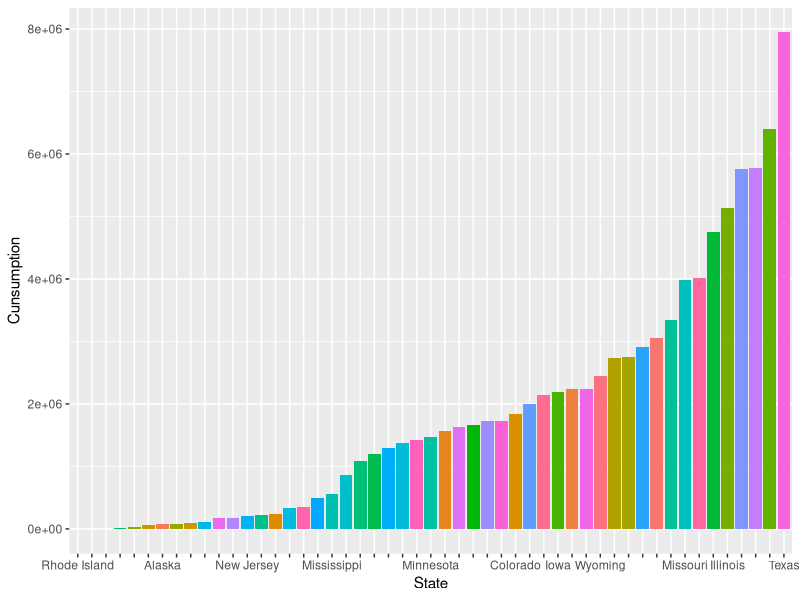

The R script that drew this image: (Note: this script raises an error after producing the figure.)
## ---- chunk 1
install.packages("ggpubr")
## ---- chunk 2
library(tidyverse)
library(ggplot2)
library(ggpubr)
## ---- chunk 3
data <- read_csv("Energy Census and Economic Data US 2010-2014.csv")
## ---- chunk 4
head(data)
str(data)
## ---- chunk 5
#remove NA
data=na.omit(data)
## ---- chunk 6
#Filter data for coalC
coalC<-data%>%
  select("StateCodes","State","Region","Division","Coast",`Great Lakes`,"CoalC2010","CoalC2011","CoalC2012","CoalC2013","CoalC2014")%>%
  pivot_longer(c("CoalC2010","CoalC2011","CoalC2012","CoalC2013","CoalC2014"), names_to = "Year", values_to = "CoalConsumption")
#Clean Year CoalC
coalC$Year<-gsub("CoalC","",as.character(coalC$Year))
#Display the outcome
coalC

#Filter data for coalP
coalP<-data%>%
  select("StateCodes","CoalP2010","CoalP2011","CoalP2012","CoalP2013","CoalP2014")%>%
  pivot_longer(c("CoalP2010","CoalP2011","CoalP2012","CoalP2013","CoalP2014"), names_to = "Year", values_to = "CoalProduction")
#Clean Year coalP
coalP$Year<-gsub("CoalP","",as.character(coalP$Year))
#Display the outcome
coalP

#Filter data for coalE
coalE<-data%>%
  select("StateCodes","CoalE2010","CoalE2011","CoalE2012","CoalE2013","CoalE2014")%>%
  pivot_longer(c("CoalE2010","CoalE2011","CoalE2012","CoalE2013","CoalE2014"), names_to = "Year", values_to = "CoalEarning")
#Clean Year coalE
coalE$Year<-gsub("CoalE","",as.character(coalE$Year))
#Display the outcome
coalE

#Filter data for coalPrice
coalPrice<-data%>%
  select("StateCodes","CoalPrice2010","CoalPrice2011","CoalPrice2012","CoalPrice2013","CoalPrice2014")%>%
  pivot_longer(c("CoalPrice2010","CoalPrice2011","CoalPrice2012","CoalPrice2013","CoalPrice2014"), names_to = "Year", values_to = "CoalPrice")
#Clean Year coalPrice
coalPrice$Year<-gsub("CoalPrice","",as.character(coalPrice$Year))
#Display the outcome
coalPrice

## ---- chunk 7
#Join four Tables into one
coal<-left_join(coalC,coalP,by=c('StateCodes','Year'))
coal<-left_join(coal,coalE,by=c('StateCodes','Year'))
coal<-left_join(coal,coalPrice,by=c('StateCodes','Year'))
coal<-coal%>%
  mutate(CumCoalConsumption=cumsum(CoalConsumption))%>%
  mutate(CumCoalProduction=cumsum(CoalProduction))%>%
  mutate(CumCoalEarning=cumsum(CoalEarning))%>%
  mutate(CumCoalPrice=cumsum(CoalPrice))
coal
## ---- chunk 8
#Rank top 5 state of Coal Consumption each year. (Bar plot)
#Overall
coalCgeneral<-ggplot(data=coal,aes(y=CoalConsumption,x=reorder(State,CoalConsumption)))+geom_col(aes(fill=State))+
  scale_x_discrete(guide = guide_axis(check.overlap = TRUE))+
  labs(
    x="State",
    y="Cunsumption"
  )+
  theme(legend.position = 'none')
coalgeneral+facet_grid(Year ~.)
#Top 5 city in coalC2010
coalC2010<-coal%>%
  filter(Year==2010)%>%
  arrange(desc(CoalConsumption))%>%
  slice(1:5)%>%
  ggplot(aes(x=reorder(State,CoalConsumption),y=CoalConsumption))+geom_col(aes(fill=State))+
  labs(
    x="State",
    y="Cunsumption"
  )+
  theme(legend.position = 'none')+
  coord_flip()
coalC2010

#Top 5 city in coal2011
coalC2011<-coal%>%
  filter(Year==2011)%>%
  arrange(desc(CoalConsumption))%>%
  slice(1:5)%>%
  ggplot(aes(x=reorder(State,CoalConsumption),y=CoalConsumption))+geom_col(aes(fill=State))+
  labs(
    x="State",
    y="Cunsumption"
  )+
  theme(legend.position = 'none')+
  coord_flip()
coalC2011

#Top 5 city in coal2012
coalC2012<-coal%>%
  filter(Year==2012)%>%
  arrange(desc(CoalConsumption))%>%
  slice(1:5)%>%
  ggplot(aes(x=reorder(State,CoalConsumption),y=CoalConsumption))+geom_col(aes(fill=State))+
  labs(
    x="State",
    y="Cunsumption"
  )+
  theme(legend.position = 'none')+
  coord_flip()
coalC2012
#Top 5 city in coal2013
coalC2013<-coal%>%
  filter(Year==2013)%>%
  arrange(desc(CoalConsumption))%>%
  slice(1:5)%>%
  ggplot(aes(x=reorder(State,CoalConsumption),y=CoalConsumption))+geom_col(aes(fill=State))+
  labs(
    x="State",
    y="Cunsumption"
  )+
  theme(legend.position = 'none')+
  coord_flip()
coalC2013
#Top 5 city in coal2014
coalC2014<-coal%>%
  filter(Year==2014)%>%
  arrange(desc(CoalConsumption))%>%
  slice(1:5)%>%
  ggplot(aes(x=reorder(State,CoalConsumption),y=CoalConsumption))+geom_col(aes(fill=State))+
  theme(legend.position = 'none')+
  coord_flip()
coalC2014
#Combine all together
ggarrange(coalCgeneral,coalC2010,coalC2011,coalC2012,coalC2013,coalC2014,nrow=2,ncol=3)
## ---- chunk 9
#Boxplot to show mean, median, min, max for each energy by coasts annually
#General
coalCboxgeneral<-ggplot(coal,aes(x=Year,y=CoalConsumption,fill=Year))+geom_boxplot(outlier.colour="red", outlier.shape=8, outlier.size=4) + 
  geom_jitter()
coalCboxgeneral

#2010
coalCbox2010<-coal%>%
  filter(Year==2010)%>%
  ggplot(aes(x=factor(Region),y=CoalConsumption,fill=factor(Region)))+geom_violin()
coalCbox2010

#2011
coalCbox2011<-coal%>%
  filter(Year==2011)%>%
  ggplot(aes(x=factor(Region),y=CoalConsumption,fill=factor(Region)))+geom_violin()
coalCbox2011
#2012
coalCbox2012<-coal%>%
  filter(Year==2012)%>%
  ggplot(aes(x=factor(Region),y=CoalConsumption,fill=factor(Region)))+geom_violin()
coalCbox2012

#2013
coalCbox2013<-coal%>%
  filter(Year==2013)%>%
  ggplot(aes(x=factor(Region),y=CoalConsumption,fill=factor(Region)))+geom_violin()
coalCbox2013

#2014
coalCbox2014<-coal%>%
  filter(Year==2014)%>%
  ggplot(aes(x=factor(Region),y=CoalConsumption,fill=factor(Region)))+geom_violin()
coalCbox2014

#Combine all together
ggarrange(coalCboxgeneral,coalCbox2010,coalCbox2011,coalCbox2012,coalCbox2013,coalCbox2014,nrow=2,ncol=3)

## ---- chunk 10
coal
## ---- chunk 11
#Time series for Coal Consumption
coal$Year=as.numeric(coal$Year)
ggplot(coal,aes(x = Year,y = CumCoalConsumption)) +geom_point(aes(color=factor(State))) +geom_line(aes(color=factor(State))) 

## ---- chunk 12
#Rank top 5 state of Coal production each year. (Bar plot)
#Overall
coalPgeneral<-ggplot(data=coal,aes(y=CoalProduction,x=reorder(State,CoalProduction)))+geom_col(aes(fill=State))+
  scale_x_discrete(guide = guide_axis(check.overlap = TRUE))+
  labs(
    x="State",
    y="CoalProduction"
  )+
  theme(legend.position = 'none')
coalgeneral+facet_grid(Year ~.)
#Top 5 city in coalP2010
coalP2010<-coal%>%
  filter(Year==2010)%>%
  arrange(desc(CoalProduction))%>%
  slice(1:5)%>%
  ggplot(aes(x=reorder(State,CoalProduction),y=CoalProduction))+geom_col(aes(fill=State))+
  labs(
    x="State",
    y="CoalProduction"
  )+
  theme(legend.position = 'none')+
  coord_flip()
coalP2010

#Top 5 city in coal2011
coalP2011<-coal%>%
  filter(Year==2011)%>%
  arrange(desc(CoalProduction))%>%
  slice(1:5)%>%
  ggplot(aes(x=reorder(State,CoalProduction),y=CoalProduction))+geom_col(aes(fill=State))+
  labs(
    x="State",
    y="CoalProduction"
  )+
  theme(legend.position = 'none')+
  coord_flip()
coalP2011
#Top 5 city in coal2012
coalP2012<-coal%>%
  filter(Year==2012)%>%
  arrange(desc(CoalProduction))%>%
  slice(1:5)%>%
  ggplot(aes(x=reorder(State,CoalProduction),y=CoalProduction))+geom_col(aes(fill=State))+
  labs(
    x="State",
    y="CoalProduction"
  )+
  theme(legend.position = 'none')+
  coord_flip()
coalP2012
#Top 5 city in coal2013
coalP2013<-coal%>%
  filter(Year==2013)%>%
  arrange(desc(CoalProduction))%>%
  slice(1:5)%>%
  ggplot(aes(x=reorder(State,CoalProduction),y=CoalProduction))+geom_col(aes(fill=State))+
  labs(
    x="State",
    y="CoalProduction"
  )+
  theme(legend.position = 'none')+
  coord_flip()
coalP2013
#Top 5 city in coal2014
coalP2014<-coal%>%
  filter(Year==2014)%>%
  arrange(desc(CoalProduction))%>%
  slice(1:5)%>%
  ggplot(aes(x=reorder(State,CoalProduction),y=CoalProduction))+geom_col(aes(fill=State))+
  labs(
    x="State",
    y="CoalProduction"
  )+
  theme(legend.position = 'none')+
  coord_flip()
coalP2014
#Combine all together
ggarrange(coalPgeneral,coalP2010,coalP2011,coalP2012,coalP2013,coalP2014,nrow=2,ncol=3)
## ---- chunk 13
#Boxplot to show mean, median, min, max for each energy by coasts annually
coal$Year=as.character(coal$Year)
#General
coalPboxgeneral<-ggplot(coal,aes(x=Year,y=CoalProduction,fill=Year))+geom_boxplot(outlier.colour="red", outlier.shape=8, outlier.size=4) + 
  geom_jitter()
coalPboxgeneral

#2010
coalPbox2010<-coal%>%
  filter(Year==2010)%>%
  ggplot(aes(x=factor(Region),y=CoalProduction,fill=factor(Region)))+geom_violin()
coalPbox2010

#2011
coalPbox2011<-coal%>%
  filter(Year==2010)%>%
  ggplot(aes(x=factor(Region),y=CoalProduction,fill=factor(Region)))+geom_violin()
coalPbox2011
#2012
coalPbox2012<-coal%>%
  filter(Year==2010)%>%
  ggplot(aes(x=factor(Region),y=CoalProduction,fill=factor(Region)))+geom_violin()
coalPbox2012

#2013
coalPbox2013<-coal%>%
  filter(Year==2010)%>%
  ggplot(aes(x=factor(Region),y=CoalProduction,fill=factor(Region)))+geom_violin()
coalPbox2013

#2014
coalPbox2014<-coal%>%
  filter(Year==2010)%>%
  ggplot(aes(x=factor(Region),y=CoalProduction,fill=factor(Region)))+geom_violin()
coalPbox2014

#Combine all together
ggarrange(coalPboxgeneral,coalPbox2010,coalPbox2011,coalPbox2012,coalPbox2013,coalPbox2014,nrow=2,ncol=3)

## ---- chunk 14
#Time series for Coal Production
coal$Year=as.numeric(coal$Year)
ggplot(coal,aes(x = Year,y = CumCoalProduction)) +geom_point(aes(color=factor(State))) +geom_line(aes(color=factor(State))) 

## ---- chunk 15
#Rank top 5 state of Coal production each year. (Bar plot)
#Overall
coalEgeneral<-ggplot(data=coal,aes(y=CoalEarning,x=reorder(State,CoalEarning)))+geom_col(aes(fill=State))+
  scale_x_discrete(guide = guide_axis(check.overlap = TRUE))+
  labs(
    x="State",
    y="CoalEarning"
  )+
  theme(legend.position = 'none')
coalEgeneral+facet_grid(Year ~.)
#Top 5 city in coalP2010
coalE2010<-coal%>%
  filter(Year==2010)%>%
  arrange(desc(CoalEarning))%>%
  slice(1:5)%>%
  ggplot(aes(x=reorder(State,CoalEarning),y=CoalEarning))+geom_col(aes(fill=State))+
  labs(
    x="State",
    y="CoalEarning"
  )+
  theme(legend.position = 'none')+
  coord_flip()
coalE2010

#Top 5 city in coal2011
coalE2011<-coal%>%
  filter(Year==2011)%>%
  arrange(desc(CoalEarning))%>%
  slice(1:5)%>%
  ggplot(aes(x=reorder(State,CoalEarning),y=CoalEarning))+geom_col(aes(fill=State))+
  labs(
    x="State",
    y="CoalEarning"
  )+
  theme(legend.position = 'none')+
  coord_flip()
coalE2011
#Top 5 city in coal2012
coalE2012<-coal%>%
  filter(Year==2012)%>%
  arrange(desc(CoalEarning))%>%
  slice(1:5)%>%
  ggplot(aes(x=reorder(State,CoalEarning),y=CoalEarning))+geom_col(aes(fill=State))+
  labs(
    x="State",
    y="CoalEarning"
  )+
  theme(legend.position = 'none')+
  coord_flip()
coalE2012
#Top 5 city in coal2013
coalE2013<-coal%>%
  filter(Year==2013)%>%
  arrange(desc(CoalEarning))%>%
  slice(1:5)%>%
  ggplot(aes(x=reorder(State,CoalEarning),y=CoalEarning))+geom_col(aes(fill=State))+
  labs(
    x="State",
    y="CoalEarning"
  )+
  theme(legend.position = 'none')+
  coord_flip()
coalE2013
#Top 5 city in coal2014
coalE2014<-coal%>%
  filter(Year==2014)%>%
  arrange(desc(CoalEarning))%>%
  slice(1:5)%>%
  ggplot(aes(x=reorder(State,CoalEarning),y=CoalEarning))+geom_col(aes(fill=State))+
  labs(
    x="State",
    y="CoalEarning"
  )+
  theme(legend.position = 'none')+
  coord_flip()
coalE2014
#Combine all together
ggarrange(coalEgeneral,coalE2010,coalE2011,coalE2012,coalE2013,coalE2014,nrow=2,ncol=3)
## ---- chunk 16
#Boxplot to show mean, median, min, max for each energy by coasts annually
coal$Year=as.character(coal$Year)
#General
coalEboxgeneral<-ggplot(coal,aes(x=Year,y=CoalEarning,fill=Year))+geom_boxplot(outlier.colour="red", outlier.shape=8, outlier.size=4) + 
  geom_jitter()
coalEboxgeneral

#2010
coalEbox2010<-coal%>%
  filter(Year==2010)%>%
  ggplot(aes(x=factor(Region),y=CoalEarning,fill=factor(Region)))+geom_violin()
coalEbox2010

#2011
coalEbox2011<-coal%>%
  filter(Year==2011)%>%
  ggplot(aes(x=factor(Region),y=CoalEarning,fill=factor(Region)))+geom_violin()
coalEbox2011
#2012
coalEbox2012<-coal%>%
  filter(Year==2012)%>%
  ggplot(aes(x=factor(Region),y=CoalEarning,fill=factor(Region)))+geom_violin()
coalEbox2012

#2013
coalEbox2013<-coal%>%
  filter(Year==2013)%>%
  ggplot(aes(x=factor(Region),y=CoalEarning,fill=factor(Region)))+geom_violin()
coalEbox2013

#2014
coalEbox2014<-coal%>%
  filter(Year==2014)%>%
  ggplot(aes(x=factor(Region),y=CoalEarning,fill=factor(Region)))+geom_violin()
coalEbox2014

#Combine all together
ggarrange(coalEboxgeneral,coalEbox2010,coalEbox2011,coalEbox2012,coalEbox2013,coalEbox2014,nrow=2,ncol=3)

## ---- chunk 17
#Time series for Coal Consumption
coal$Year=as.numeric(coal$Year)
ggplot(coal,aes(x = Year,y = CumCoalEarning)) +geom_point(aes(color=factor(State))) +geom_line(aes(color=factor(State))) 

## ---- chunk 18
#Boxplot to show mean, median, min, max for each energy by coasts annually
coal$Year=as.character(coal$Year)
#General
coalPriceboxgeneral<-ggplot(coal,aes(x=Year,y=CoalPrice,fill=Year))+geom_boxplot(outlier.colour="red", outlier.shape=8, outlier.size=4) + 
  geom_jitter()
coalPriceboxgeneral

#2010
coalPricebox2010<-coal%>%
  filter(Year==2010)%>%
  ggplot(aes(x=factor(Region),y=CoalPrice,fill=factor(Region)))+geom_violin()
coalPricebox2010

#2011
coalPricebox2011<-coal%>%
  filter(Year==2011)%>%
  ggplot(aes(x=factor(Region),y=CoalPrice,fill=factor(Region)))+geom_violin()
coalPricebox2011
#2012
coalPricebox2012<-coal%>%
  filter(Year==2012)%>%
  ggplot(aes(x=factor(Region),y=CoalPrice,fill=factor(Region)))+geom_violin()
coalPricebox2012

#2013
coalPricebox2013<-coal%>%
  filter(Year==2013)%>%
  ggplot(aes(x=factor(Region),y=CoalPrice,fill=factor(Region)))+geom_violin()
coalPricebox2013

#2014
coalPricebox2014<-coal%>%
  filter(Year==2014)%>%
  ggplot(aes(x=factor(Region),y=CoalPrice,fill=factor(Region)))+geom_violin()
coalPricebox2014

#Combine all together
ggarrange(coalPriceboxgeneral,coalPricebox2010,coalPricebox2011,coalPricebox2012,coalPricebox2013,coalPricebox2014,nrow=2,ncol=3)

## ---- chunk 19
#Time series for Coal Consumption
coal$Year=as.numeric(coal$Year)
ggplot(coal,aes(x = Year,y = CumCoalPrice)) +geom_point(aes(color=factor(State))) +geom_line(aes(color=factor(State))) 

